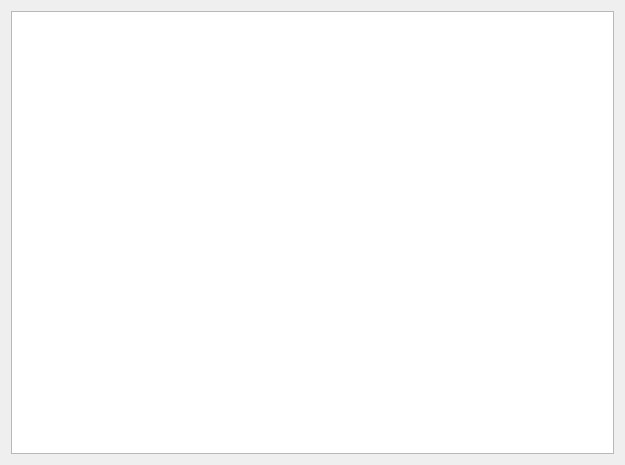
<ui version="4.0" >
 <class>ResultsView</class>
 <widget class="QWidget" name="ResultsView" >
  <property name="geometry" >
   <rect>
    <x>0</x>
    <y>0</y>
    <width>625</width>
    <height>465</height>
   </rect>
  </property>
  <layout class="QVBoxLayout" name="verticalLayout" >
   <item>
    <widget class="QTreeView" name="treeResults" >
     <property name="windowModality" >
      <enum>Qt::NonModal</enum>
     </property>
     <property name="maximumSize" >
      <size>
       <width>16777215</width>
       <height>10000</height>
      </size>
     </property>
     <property name="alternatingRowColors" >
      <bool>true</bool>
     </property>
     <property name="indentation" >
      <number>30</number>
     </property>
     <property name="rootIsDecorated" >
      <bool>false</bool>
     </property>
     <property name="wordWrap" >
      <bool>true</bool>
     </property>
    </widget>
   </item>
  </layout>
 </widget>
 <resources/>
 <connections/>
</ui>
